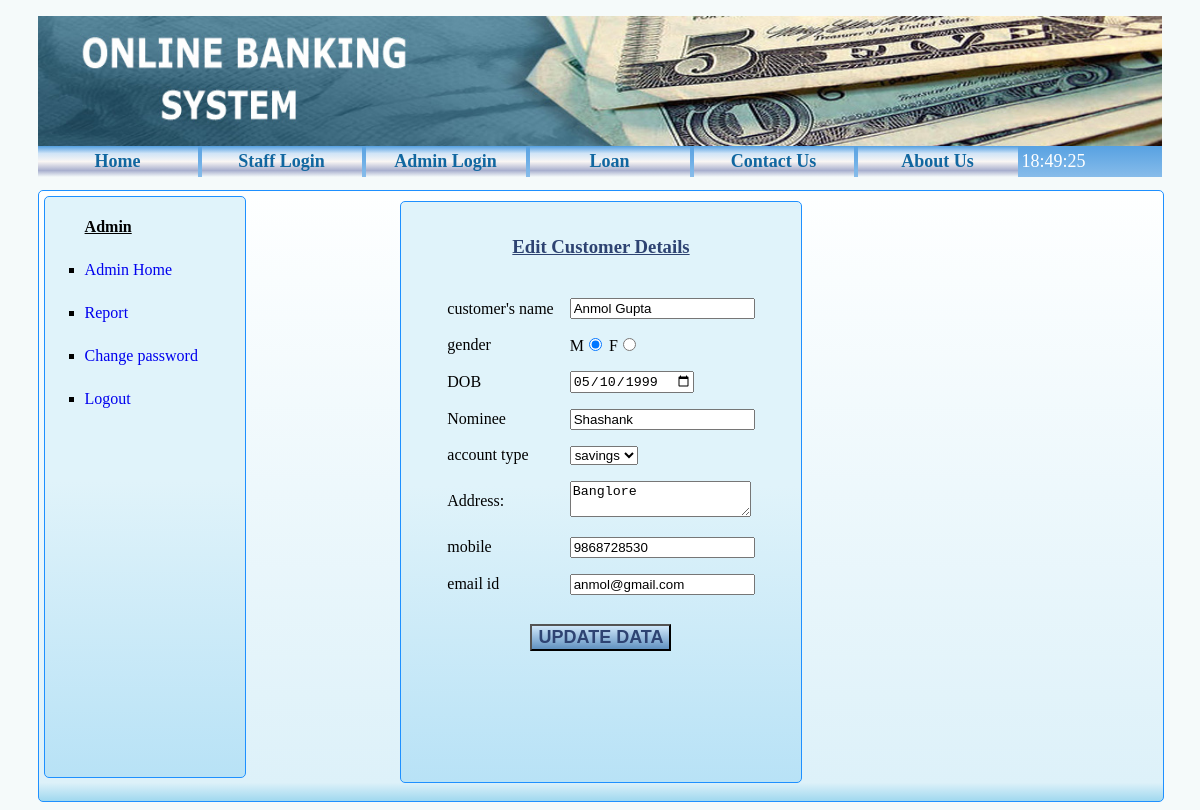
Page /editcustomer.php?customer_id=56 (signed in) on the committed database.
### tables this page shows
CREATE TABLE `customer` (
  `id` int(5) NOT NULL,
  `name` varchar(255) NOT NULL,
  `gender` char(1) NOT NULL,
  `dob` date NOT NULL,
  `nominee` varchar(255) NOT NULL,
  `account` varchar(255) NOT NULL,
  `address` varchar(255) NOT NULL,
  `mobile` varchar(11) NOT NULL,
  `email` varchar(255) NOT NULL,
  `password` varchar(255) NOT NULL,
  `branch` varchar(255) NOT NULL,
  `ifsc` varchar(255) NOT NULL,
  `lastlogin` datetime NOT NULL,
  `accstatus` varchar(255) NOT NULL
);

### editcustomer.php (the view, shortened to what this page needs)
<?php
include 'conn/dbconn.php';
$id=  mysql_real_escape_string($_REQUEST['customer_id']);
$sql="SELECT * FROM `customer` WHERE id=$id";
$result=  $conn->query($sql) or die(mysql_error());
$rws=  mysqli_fetch_array($result);
?>
<!DOCTYPE HTML>
<html>
    <head>
        <link rel="stylesheet" type="text/css" href="css/newcss.css"/>
    </head>
    <?php include 'header.php'; ?>
        <div class='content_addstaff'>
    <?php include 'admin_navbar.php'?>
                <div class='addstaff'>
                <form action="alter_customer.php" method="POST">
            <table align="center">
                 <tr><td colspan='2' align='center' style='color:#2E4372;'><h3><u>Edit Customer Details</u></h3></td></tr>
                <tr>
                    <td>customer's name</td>
                    <td><input type="text" name="edit_name" value="<?php echo $rws[1];?>" required=""/></td>
                </tr>
                <tr>
                    <td>gender</td>
                    <td>
                        M<input type="radio" name="edit_gender" value="M" <?php if($rws[2]=="M") echo "checked";?>/>
                        F<input type="radio" name="edit_gender" value="F" <?php if($rws[2]=="F") echo "checked";?>/>
                    </td>
                </tr>
                <tr>
                    <td>
                        DOB
                    </td>
                    <td>
                        <input type="date" name="edit_dob" value="<?php echo $rws[3];?>"/>
                    </td>
                </tr>
                <tr>
                    <td>Nominee</td>
                    <td><input type="text" name="edit_nominee" value="<?php echo $rws[4];?>" required=""/></td>
                </tr>
                <tr>
                    <td>account type</td>
                    <td>
                        <select name="edit_account">
                            <option <?php if($rws[5]=="savings") echo "selected";?>>savings</option>
                        </select>
                    </td>
                </tr>
                <tr>
                    <td>Address:</td>
                    <td><textarea name="edit_address"><?php echo $rws[6];?></textarea></td>
                </tr>
                    <td>mobile</td>
                    <td><input type="text" name="edit_mobile" value="<?php echo $rws[7];?>" required=""/></td>
                <tr>
                    <td>email id</td>
                    <td><input type="text" name="edit_mobile" value="<?php echo $rws[8];?>" required=""/></td>
                </tr>
                <tr>
                    <td colspan="2" align='center' style='padding-top:20px'><input type="submit" name="alter_customer" value="UPDATE DATA" class='addstaff_button'/></td>
                </tr>
            </table>
        </form>
        </div>
        </div>
    </body>
</html>

### css/newcss.css (style rules this page uses)
body { background-color:#F9F6F4; background-color:#F5FAFA; font-family:verdana; }
.left_panel p,h3 { padding:6px; }
.right_panel p,h3 { padding:6px; }
.addstaff { height:95%; width:400px; background: linear-gradient(to bottom, rgba(224,243,250,1) 49%,rgba(184,226,246,1) 100%,rgba(182,223,253,1) 100%); border:1px solid dodgerblue; border-radius:5px; margin:5px; margin:auto; margin-top:10px; }
.addstaff td { padding:7px; }
.content_addstaff { height:610px; width:100%; border:1px solid dodgerblue; border-radius:5px; background: linear-gradient(to bottom, rgba(254,255,255,1) 0%,rgba(221,241,249,1) 97%,rgba(160,216,239,1) 100%); }
.addstaff_button { background: linear-gradient(to bottom, rgba(207,231,250,1) 0%,rgba(99,147,193,1) 98%,rgba(99,147,193,1) 100%); font-size:18px; color:#2E4372; font-weight: bold; cursor:pointer; }

### rows in the picture
customer: edit_name "Anmol Gupta", gender "☑", edit_dob "05/10/1999", edit_nominee "Shashank", edit_account "savings", edit_address "Banglore", edit_mobile "9868728530", edit_mobile "anmol@gmail.com"
